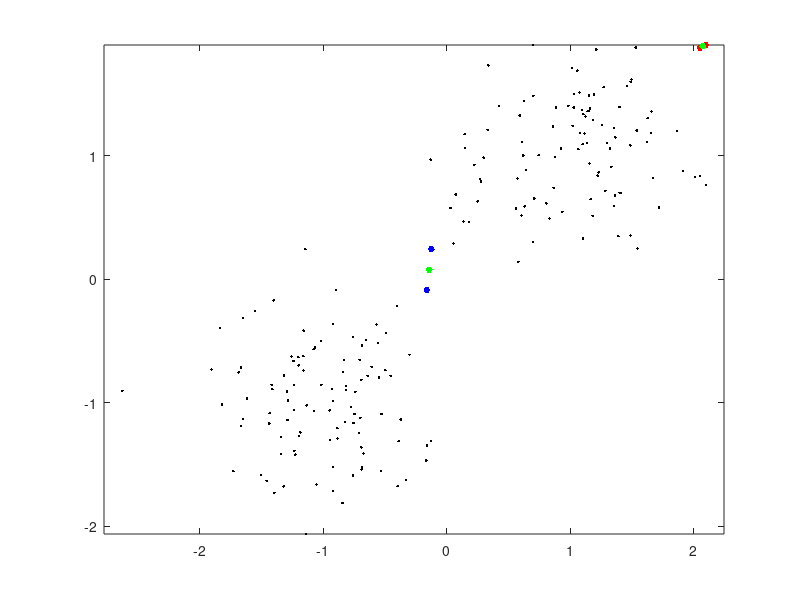

Reproduce this figure in MATLAB. (Note: this script raises an error after producing the figure.)
clear;
clc;
close all;

rng(2);
mu1 = 1;
sigma1 = sqrt(0.2);
dataset_size = 100;
g_1 = normrnd(mu1, sigma1, [2, dataset_size]);
mu2= -1;
sigma2 = sigma1;
g_2 = normrnd(mu2, sigma2, [2, dataset_size]);
dataset = [g_1, g_2]';
plot(g_1(1,:), g_1(2,:), '.k');
hold on;
plot(g_2(1,:), g_2(2,:), '.k');
axis equal;

%generate random labelled data
l1 = g_1(:, randperm(dataset_size));
l2 = g_2(:, randperm(dataset_size));
 l1 = sort(g_1,2,'descend');
 l2 = sort(g_2,2,'descend');
train_size = 2;
t1 = l1(:,1:train_size)';
t2 = l2(:,1:train_size)';
%compute the mean of the labelled data
mean1 = mean(t1);
mean2 = mean(t2);
label = ones(1,  2);
label(1) = 1;
label(2) = -1;
plot(t1(:,1), t1(:,2), '.r', 'MarkerSize', 15);
plot(t2(:,1), t2(:,2), '.b', 'MarkerSize', 15);
plot(mean1(:,1),mean1(:,2),'.g', 'MarkerSize', 15);
plot(mean2(:,1),mean2(:,2),'.g', 'MarkerSize', 15);
%train a nearest mean classifier
mdl = fitcknn([mean1; mean2], label');
%assign label to unlabelled data
predicted_labels = predict(mdl, dataset);
ll1 = dataset(predicted_labels==label(1),:);
ll2 =  dataset(predicted_labels==label(2),:);
figure;
hold on;
axis equal;
plot(ll1(:,1), ll1(:,2), '.r', 'MarkerSize', 15);
plot(ll2(:,1), ll2(:,2), '.b', 'MarkerSize', 15);
    mean1 = mean(ll1);
    mean2 = mean(ll2);
    plot(mean1(:,1),mean1(:,2),'.g', 'MarkerSize', 15);
plot(mean2(:,1),mean2(:,2),'.g', 'MarkerSize', 15);
labels = [];
iteration = 0;
%% self training
while true
    labelled_dataset = [ll1; ll2];
    labels = predicted_labels;
    mean1 = mean(ll1);
    mean2 = mean(ll2);
    new_mdl = fitcknn([mean1;mean2], label');
    new_labels = predict(new_mdl, labelled_dataset);
    iteration = iteration+1
    %if the label don't change, stop self training
    if (sum(new_labels - labels) == 0)
        break;
    end
    predicted_labels = new_labels;
    ll1 = dataset(predicted_labels==1,:);
    ll2 =  dataset(predicted_labels==-1,:);
    figure;
hold on;
axis equal;
plot(ll1(:,1), ll1(:,2), '.r', 'MarkerSize', 15);
plot(ll2(:,1), ll2(:,2), '.b', 'MarkerSize', 15);
plot(mean1(:,1),mean1(:,2),'.g', 'MarkerSize', 15);
plot(mean2(:,1),mean2(:,2),'.g', 'MarkerSize', 15);
end
